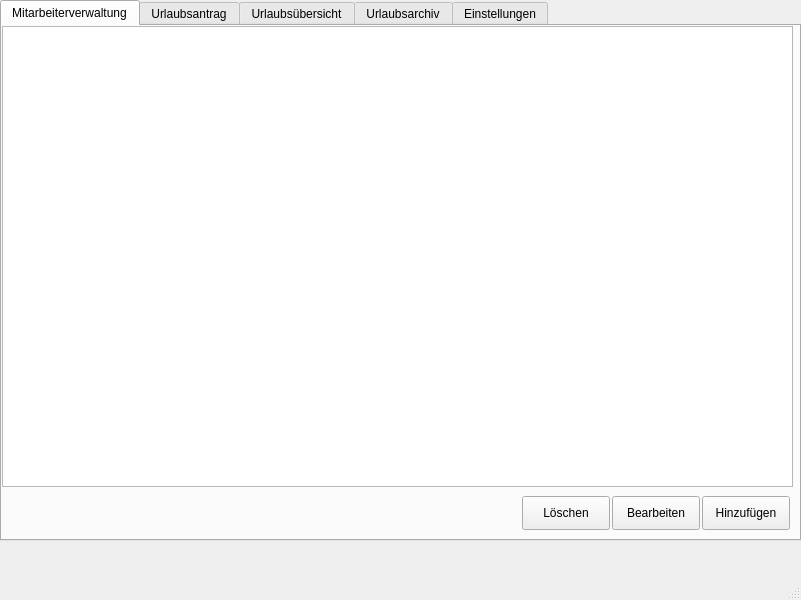
<?xml version="1.0" encoding="UTF-8"?>
<ui version="4.0">
 <class>MainWindow</class>
 <widget class="QMainWindow" name="MainWindow">
  <property name="geometry">
   <rect>
    <x>0</x>
    <y>0</y>
    <width>801</width>
    <height>600</height>
   </rect>
  </property>
  <property name="windowTitle">
   <string>HolidayMaker</string>
  </property>
  <widget class="QWidget" name="centralwidget">
   <widget class="QTabWidget" name="tabWidget">
    <property name="geometry">
     <rect>
      <x>0</x>
      <y>0</y>
      <width>801</width>
      <height>541</height>
     </rect>
    </property>
    <property name="currentIndex">
     <number>0</number>
    </property>
    <widget class="QWidget" name="employeemngt">
     <attribute name="title">
      <string>Mitarbeiterverwaltung</string>
     </attribute>
     <widget class="QTableWidget" name="employee_tableWidget">
      <property name="geometry">
       <rect>
        <x>0</x>
        <y>0</y>
        <width>791</width>
        <height>461</height>
       </rect>
      </property>
     </widget>
     <widget class="QPushButton" name="delemployee_pushButton">
      <property name="geometry">
       <rect>
        <x>520</x>
        <y>470</y>
        <width>88</width>
        <height>34</height>
       </rect>
      </property>
      <property name="text">
       <string>Löschen</string>
      </property>
     </widget>
     <widget class="QPushButton" name="addemployee_pushButton">
      <property name="geometry">
       <rect>
        <x>700</x>
        <y>470</y>
        <width>88</width>
        <height>34</height>
       </rect>
      </property>
      <property name="text">
       <string>Hinzufügen</string>
      </property>
     </widget>
     <widget class="QPushButton" name="editemployee_pushButton">
      <property name="geometry">
       <rect>
        <x>610</x>
        <y>470</y>
        <width>88</width>
        <height>34</height>
       </rect>
      </property>
      <property name="text">
       <string>Bearbeiten</string>
      </property>
     </widget>
    </widget>
    <widget class="QWidget" name="holidayadd">
     <attribute name="title">
      <string>Urlaubsantrag</string>
     </attribute>
    </widget>
    <widget class="QWidget" name="holidayview">
     <attribute name="title">
      <string>Urlaubsübersicht</string>
     </attribute>
    </widget>
    <widget class="QWidget" name="holidayhistory">
     <attribute name="title">
      <string>Urlaubsarchiv</string>
     </attribute>
    </widget>
    <widget class="QWidget" name="settings">
     <attribute name="title">
      <string>Einstellungen</string>
     </attribute>
    </widget>
   </widget>
  </widget>
  <widget class="QMenuBar" name="menubar">
   <property name="geometry">
    <rect>
     <x>0</x>
     <y>0</y>
     <width>801</width>
     <height>30</height>
    </rect>
   </property>
  </widget>
  <widget class="QStatusBar" name="statusbar"/>
 </widget>
 <resources/>
 <connections/>
</ui>
